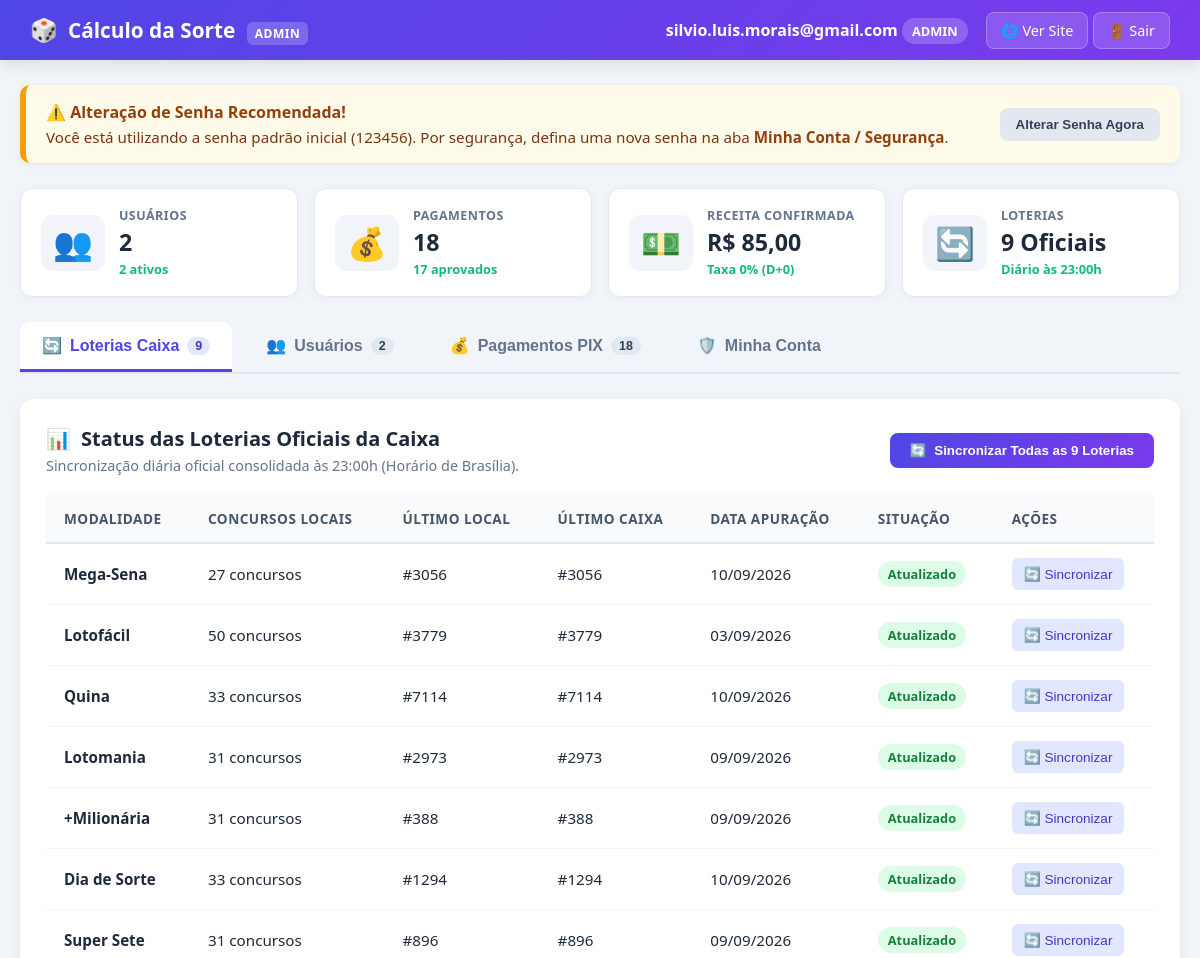
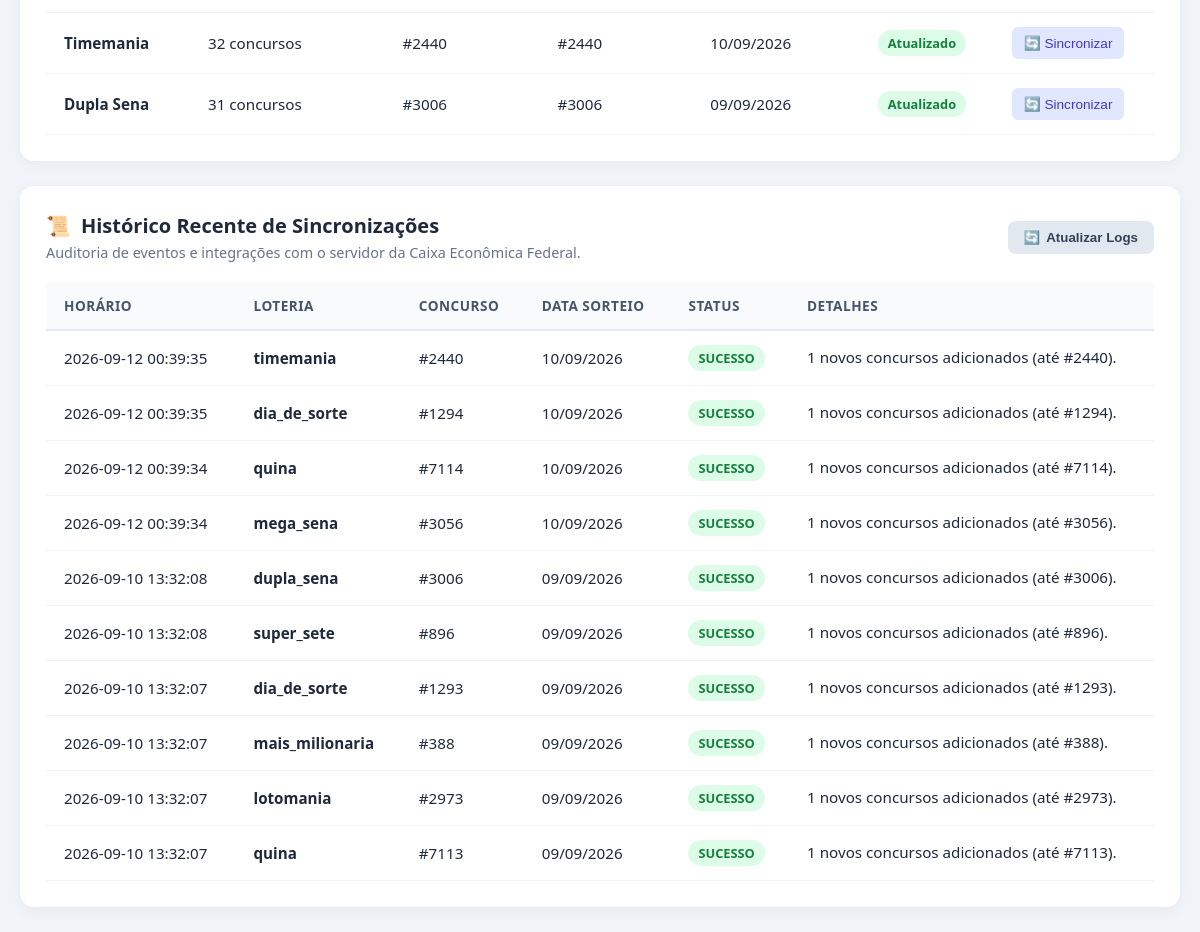
The page /admin (signed in) on the database its author committed (2 pictures, top to bottom).
### tables this page shows
CREATE TABLE users (
                id INTEGER PRIMARY KEY AUTOINCREMENT,
                email TEXT UNIQUE NOT NULL,
                name TEXT NOT NULL DEFAULT 'Apostador',
                password_hash TEXT NOT NULL,
                role TEXT NOT NULL DEFAULT 'user',
                plan TEXT NOT NULL DEFAULT 'free',
                credits INTEGER NOT NULL DEFAULT 1,
                vip_expires_at TIMESTAMP,
                is_blocked INTEGER NOT NULL DEFAULT 0,
                must_change_password INTEGER NOT NULL DEFAULT 0,
                created_at TIMESTAMP DEFAULT CURRENT_TIMESTAMP,
                last_login TIMESTAMP
            , accepted_terms_at TIMESTAMP);

CREATE TABLE sync_logs (
                id INTEGER PRIMARY KEY AUTOINCREMENT,
                loteria_type TEXT NOT NULL,
                concurso INTEGER,
                data_sorteio TEXT,
                status TEXT NOT NULL,
                mensagem TEXT,
                created_at TIMESTAMP DEFAULT CURRENT_TIMESTAMP
            );

### app.py (the view)
@app.route('/admin')
@admin_required
def admin_dashboard():
    user = database.get_user_by_id(session['user_id'])
    usuarios = database.get_all_users()
    pagamentos = database.get_all_payments()
    logs = database.get_latest_sync_logs(15)
    status_loterias = updater.obter_status_loterias(consultar_online=False)
    total_usuarios = len(usuarios)
    usuarios_ativos = sum(1 for u in usuarios if not u.get('is_blocked'))
    total_pagamentos = len(pagamentos)
    pagamentos_aprovados = sum(1 for p in pagamentos if p.get('status') == 'aprovado')
    receita_total = sum(float(p.get('valor', 0)) for p in pagamentos if p.get('status') == 'aprovado')
    metricas = {
        'total_usuarios': total_usuarios,
        'usuarios_ativos': usuarios_ativos,
        'total_pagamentos': total_pagamentos,
        'pagamentos_aprovados': pagamentos_aprovados,
        'receita_total': receita_total
    }
    aba_ativa = request.args.get('aba', 'tab-loterias')
    storage_status = blob_storage.get_storage_status()
    return render_template(
        'admin.html',
        user=user,
        usuarios=usuarios,
        pagamentos=pagamentos,
        logs=logs,
        status_loterias=status_loterias,
        metricas=metricas,
        storage_status=storage_status,
        aba_ativa=aba_ativa
    )

### app.py (called while the page is built)
@app.after_request
def aplicar_cabecalhos_seguranca(response):
    response.headers['X-Content-Type-Options'] = 'nosniff'
    response.headers['X-Frame-Options'] = 'SAMEORIGIN'
    response.headers['Referrer-Policy'] = 'strict-origin-when-cross-origin'
    response.headers['X-XSS-Protection'] = '1; mode=block'
    return response

### database.py (called while the page is built, shortened)
@contextmanager
def get_db_connection():
    os.makedirs(DATA_DIR, exist_ok=True)
    conn = sqlite3.connect(DB_PATH)
    conn.row_factory = sqlite3.Row
    try:
        yield conn
        conn.commit()
    finally:
        conn.close()

def get_user_by_id(user_id: int) -> Optional[Dict[str, Any]]:
    with get_db_connection() as conn:
        row = conn.execute('SELECT * FROM users WHERE id = ?', (user_id,)).fetchone()
        if row:
            return dict(row)

def get_all_users() -> List[Dict[str, Any]]:
    if os.environ.get('VERCEL') or blob_storage.get_blob_token():
        sync_db_from_cloud(force=True)
    with get_db_connection() as conn:
        rows = conn.execute(
            'SELECT id, email, name, role, plan, credits, vip_expires_at, is_blocked, must_change_password, created_at, last_login '
            'FROM users ORDER BY id ASC'
        ).fetchall()
        return [dict(r) for r in rows]

def get_latest_sync_logs(limit: int = 20) -> List[Dict[str, Any]]:
    with get_db_connection() as conn:
        rows = conn.execute(
            'SELECT * FROM sync_logs ORDER BY id DESC LIMIT ?',
            (limit,)
        ).fetchall()
        return [dict(r) for r in rows]

def get_all_payments() -> List[Dict[str, Any]]:
    if os.environ.get('VERCEL') or blob_storage.get_blob_token():
        sync_db_from_cloud(force=True)
    with get_db_connection() as conn:
        rows = conn.execute('''
            SELECT p.*, u.email as user_email, u.name as user_name
            FROM payments p
            LEFT JOIN users u ON p.user_id = u.id
            ORDER BY p.id DESC
        ''').fetchall()
        return [dict(r) for r in rows]

### updater.py (called while the page is built)
def carregar_meta(loteria_type: str) -> Dict[str, Any]:
    path = os.path.join(DATA_DIR, f'{loteria_type}_meta.json')
    if not os.path.exists(path) and os.path.exists(os.path.join(ORIGINAL_DATA_DIR, f'{loteria_type}_meta.json')):
        path = os.path.join(ORIGINAL_DATA_DIR, f'{loteria_type}_meta.json')
    if os.path.exists(path):
        try:
            with open(path, 'r', encoding='utf-8') as f:
                return json.load(f)
        except Exception:
            pass
    return {}

### templates/admin.html (shortened to what this page needs)
<!DOCTYPE html>
<html lang="pt-BR">
<head>
</head>
<body>
    <header class="top-navbar">
        <div class="brand">
            <span class="brand-icon">🎲</span>
            <span>Cálculo da <strong>Sorte</strong> <span class="brand-badge-tag">Admin</span></span>
        </div>
        <div class="user-nav">
            <div class="user-info">
                <strong>{{ user.email if user else 'Administrador' }}</strong>
                <span class="badge-role">{{ user.role if user else 'admin' }}</span>
            </div>
            <div class="user-nav-actions">
                <a href="/" class="btn-nav">🌐 Ver Site</a>
                <a href="/logout" class="btn-nav">🚪 Sair</a>
            </div>
        </div>
    </header>
    <div class="container">
        {% if user and user.must_change_password %}
        <div class="alert-banner">
            <div>
                <strong>⚠️ Alteração de Senha Recomendada!</strong>
                <p>Você está utilizando a senha padrão inicial (123456). Por segurança, defina uma nova senha na aba <strong>Minha Conta / Segurança</strong>.</p>
            </div>
            <button class="btn-secondary" onclick="ativarAba('tab-seguranca')">Alterar Senha Agora</button>
        </div>
        {% endif %}
        <div class="metrics-grid">
            <div class="metric-card">
                <div class="metric-icon">👥</div>
                <div class="metric-info">
                    <h4>Usuários</h4>
                    <div class="metric-value">{{ metricas.total_usuarios if metricas else (usuarios|length) }}</div>
                    <div class="metric-sub">{{ metricas.usuarios_ativos if metricas else (usuarios|length) }} ativos</div>
                </div>
            </div>
            <div class="metric-card">
                <div class="metric-icon">💰</div>
                <div class="metric-info">
                    <h4>Pagamentos</h4>
                    <div class="metric-value">{{ metricas.total_pagamentos if metricas else (pagamentos|length) }}</div>
                    <div class="metric-sub">{{ metricas.pagamentos_aprovados if metricas else 0 }} aprovados</div>
                </div>
            </div>
            <div class="metric-card">
                <div class="metric-icon">💵</div>
                <div class="metric-info">
                    <h4>Receita Confirmada</h4>
                    <div class="metric-value">R$ {{ "%.2f"|format(metricas.receita_total if metricas else 0)|replace('.', ',') }}</div>
                    <div class="metric-sub">Taxa 0% (D+0)</div>
                </div>
            </div>
            <div class="metric-card">
                <div class="metric-icon">🔄</div>
                <div class="metric-info">
                    <h4>Loterias</h4>
                    <div class="metric-value">9 Oficiais</div>
                    <div class="metric-sub">Diário às 23:00h</div>
                </div>
            </div>
        </div>
        <div class="tabs-header">
            <button class="tab-btn {% if not aba_ativa or aba_ativa == 'tab-loterias' %}active{% endif %}" onclick="ativarAba('tab-loterias')">
                <span>🔄</span>
                <span>Loterias Caixa</span>
                <span class="tab-counter">9</span>
            </button>
            <button class="tab-btn {% if aba_ativa == 'tab-usuarios' %}active{% endif %}" onclick="ativarAba('tab-usuarios')">
                <span>👥</span>
                <span>Usuários</span>
                <span class="tab-counter" id="badge-total-usuarios">{{ usuarios|length }}</span>
            </button>
            <button class="tab-btn {% if aba_ativa == 'tab-pagamentos' %}active{% endif %}" onclick="ativarAba('tab-pagamentos')">
                <span>💰</span>
                <span>Pagamentos PIX</span>
                <span class="tab-counter" id="badge-total-pagamentos">{{ pagamentos|length }}</span>
            </button>
            <button class="tab-btn {% if aba_ativa == 'tab-seguranca' %}active{% endif %}" onclick="ativarAba('tab-seguranca')">
                <span>🛡️</span>
                <span>Minha Conta</span>
            </button>
        </div>
        <div id="tab-loterias" class="tab-content {% if not aba_ativa or aba_ativa == 'tab-loterias' %}active{% endif %}">
            <div class="card">
                <div class="card-header">
                    <div>
                        <h3><span>📊</span> Status das Loterias Oficiais da Caixa</h3>
                        <p style="color: #64748b; font-size: 0.9rem; margin-top: 4px;">Sincronização diária oficial consolidada às 23:00h (Horário de Brasília).</p>
                    </div>
                    <div>
                        <button class="btn-primary" id="btn-sync-all" onclick="sincronizarTodasLoterias()">
                            <span id="sync-all-icon">🔄</span> Sincronizar Todas as 9 Loterias
                        </button>
                    </div>
                </div>
                <div class="table-responsive">
                    <table class="responsive-card-table">
                        <thead>
                            <tr>
                                <th>Modalidade</th>
                                <th>Concursos Locais</th>
                                <th>Último Local</th>
                                <th>Último Caixa</th>
                                <th>Data Apuração</th>
                                <th>Situação</th>
                                <th>Ações</th>
                            </tr>
                        </thead>
                        <tbody id="tabela-loterias-body">
                            {% if status_loterias %}
                                {% for item in status_loterias %}
                                <tr>
                                    <td data-label="Modalidade"><strong>{{ item.nome }}</strong></td>
                                    <td data-label="Concursos Locais">{{ item.total_local }} concursos</td>
                                    <td data-label="Último Local">#{{ item.ultimo_local }}</td>
                                    <td data-label="Último Caixa">#{{ item.ultimo_caixa }}</td>
                                    <td data-label="Data Apuração">{{ item.data_apuracao }}</td>
                                    <td data-label="Situação">
                                        {% if item.situacao == 'Atualizado' %}
                                            <span class="badge badge-success">Atualizado</span>
                                        {% elif item.situacao == 'Sem histórico' %}
                                            <span class="badge badge-danger">Sem histórico</span>
                                        {% else %}
                                            <span class="badge badge-warning">{{ item.situacao }}</span>
                                        {% endif %}
                                    </td>
                                    <td data-label="Ações">
                                        <button class="btn-sm btn-sync-sm" id="btn-sync-{{ item.loteria_type }}" onclick="sincronizarLoteria('{{ item.loteria_type }}')">
                                            🔄 Sincronizar
                                        </button>
                                    </td>
                                </tr>
                                {% endfor %}
                            {% else %}
                                <tr>
                                    <td colspan="7" style="text-align: center; color: #64748b; padding: 25px;">
                                        Carregando status das loterias...
                                    </td>
                                </tr>
                            {% endif %}
                        </tbody>
                    </table>
                </div>
            </div>
            <div class="card">
                <div class="card-header">
                    <div>
                        <h3><span>📜</span> Histórico Recente de Sincronizações</h3>
                        <p style="color: #64748b; font-size: 0.9rem; margin-top: 4px;">Auditoria de eventos e integrações com o servidor da Caixa Econômica Federal.</p>
                    </div>
                    <div>
                        <button class="btn-secondary" onclick="carregarStatusLoterias()">
                            <span>🔄</span> Atualizar Logs
                        </button>
                    </div>
                </div>
                <div class="table-responsive">
                    <table class="responsive-card-table">
                        <thead>
                            <tr>
                                <th>Horário</th>
                                <th>Loteria</th>
                                <th>Concurso</th>
                                <th>Data Sorteio</th>
                                <th>Status</th>
                                <th>Detalhes</th>
                            </tr>
                        </thead>
                        <tbody id="tabela-logs-body">
                            {% if logs %}
                                {% for log in logs %}
                                <tr>
                                    <td data-label="Horário" style="white-space: nowrap;">{{ log.created_at }}</td>
                                    <td data-label="Loteria"><strong>{{ log.loteria_type }}</strong></td>
                                    <td data-label="Concurso">#{{ log.concurso if log.concurso else '-' }}</td>
                                    <td data-label="Data Sorteio">{{ log.data_sorteio if log.data_sorteio else '-' }}</td>
                                    <td data-label="Status">
                                        <span class="badge {{ 'badge-success' if log.status == 'SUCESSO' else 'badge-danger' }}">{{ log.status }}</span>
                                    </td>
                                    <td data-label="Detalhes" class="col-detalhes">{{ log.mensagem }}</td>
                                </tr>
                                {% endfor %}
                            {% else %}
                                <tr>
                                    <td colspan="6" style="text-align: center; color: #64748b; padding: 20px;">Nenhum registro recente gravado.</td>
                                </tr>
                            {% endif %}
                        </tbody>
                    </table>
                </div>
            </div>
        </div>
    </div>
</body>
</html>

### rows shown on the page
users: email "silvio.luis.morais@gmail.com", role "ADMIN"
sync_logs: nome "Lotomania", total_local "31", ultimo_local "2973", ultimo_caixa "2973", data_apuracao "09/09/2026", created_at "2026-09-10 13:32:07", loteria_type "lotomania", concurso "2973", data_sorteio "09/09/2026", status "SUCESSO", mensagem "1 novos concursos adicionados (até #2973)."
sync_logs: nome "Timemania", total_local "32", ultimo_local "2440", ultimo_caixa "2440", data_apuracao "10/09/2026", created_at "2026-09-12 00:39:35", loteria_type "timemania", concurso "2440", data_sorteio "10/09/2026", status "SUCESSO", mensagem "1 novos concursos adicionados (até #2440)."
sync_logs: created_at "2026-09-12 00:39:35", loteria_type "dia_de_sorte", concurso "1294", data_sorteio "10/09/2026", status "SUCESSO", mensagem "1 novos concursos adicionados (até #1294)."
sync_logs: created_at "2026-09-12 00:39:34", loteria_type "quina", concurso "7114", data_sorteio "10/09/2026", status "SUCESSO", mensagem "1 novos concursos adicionados (até #7114)."
sync_logs: created_at "2026-09-12 00:39:34", loteria_type "mega_sena", concurso "3056", data_sorteio "10/09/2026", status "SUCESSO", mensagem "1 novos concursos adicionados (até #3056)."
sync_logs: created_at "2026-09-10 13:32:08", loteria_type "dupla_sena", concurso "3006", data_sorteio "09/09/2026", status "SUCESSO", mensagem "1 novos concursos adicionados (até #3006)."
sync_logs: created_at "2026-09-10 13:32:08", loteria_type "super_sete", concurso "896", data_sorteio "09/09/2026", status "SUCESSO", mensagem "1 novos concursos adicionados (até #896)."
sync_logs: created_at "2026-09-10 13:32:07", loteria_type "dia_de_sorte", concurso "1293", data_sorteio "09/09/2026", status "SUCESSO", mensagem "1 novos concursos adicionados (até #1293)."
sync_logs: created_at "2026-09-10 13:32:07", loteria_type "mais_milionaria", concurso "388", data_sorteio "09/09/2026", status "SUCESSO", mensagem "1 novos concursos adicionados (até #388)."
sync_logs: created_at "2026-09-10 13:32:07", loteria_type "quina", concurso "7113", data_sorteio "09/09/2026", status "SUCESSO", mensagem "1 novos concursos adicionados (até #7113)."

### other values the page prints
{{ metricas.total_usuarios if metricas else (usuarios|length) }} "2"
{{ metricas.usuarios_ativos if metricas else (usuarios|length) }} "2"
{{ metricas.total_pagamentos if metricas else (pagamentos|length) }} "18"
{{ metricas.pagamentos_aprovados if metricas else 0 }} "17"
{{ usuarios|length }} "2"
{{ pagamentos|length }} "18"
{{ item.nome }} "Mega-Sena" "Lotofácil" "Quina" "+Milionária" "Dia de Sorte" "Super Sete" "Dupla Sena"
{{ item.total_local }} "27" "50" "33" "31" "33" "31" "31"
{{ item.ultimo_local }} "3056" "3779" "7114" "388" "1294" "896" "3006"
{{ item.ultimo_caixa }} "3056" "3779" "7114" "388" "1294" "896" "3006"
{{ item.data_apuracao }} "10/09/2026" "03/09/2026" "10/09/2026" "09/09/2026" "10/09/2026" "09/09/2026" "09/09/2026"
